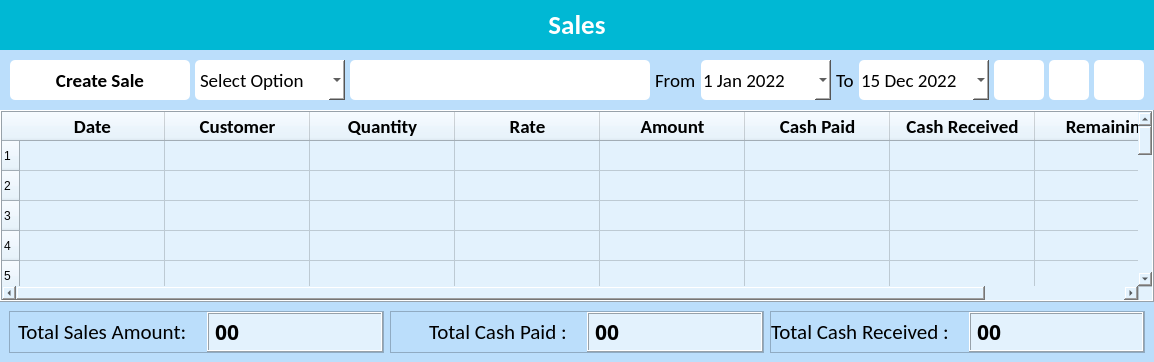
            <widget class="QWidget" name="sales_page">
              <property name="styleSheet">
                <string notr="true">
*{
	background-color: #e3f2fd;
}

#lbl_sales {
	background-color: #00b8d4;
	color: white;
}

#sales_upper_widget {
	background-color: #bbdefb;
}


#sales_bottom_widget, #total_cash_recv_frame, #total_cash_paid_frame, 
#total_sales_frame, #lbl_total_cash_paid, #lbl_total_cash_recv, #lbl_total_sales {
	background-color: #bbdefb;
}

#lbl_from_sale {
	background-color: #bbdefb;
}
#lbl_to_sale {
	background-color: #bbdefb;
}

#btn_add_sale {
	background-color: #fff;
	border-radius: 5px;
}

#search_option_sale {
	background-color: #fff;
	border-radius: 5px;
}

#txt_search_sale {
	background-color: #fff;
	border-radius: 5px;
}

#txt_date_from_sale {
	background-color: #fff;
	border-radius: 5px;
}

#txt_date_to_sale {
	background-color: #fff;
	border-radius: 5px;
}


#btn_search_sale {
	background-color: #fff;
	border-radius: 5px;
}

#btn_refresh_sale {
	background-color: #fff;
	border-radius: 5px;
}

#btn_print_sale {
	background-color: #fff;
	border-radius: 5px;
}
                </string>
              </property>
              <layout class="QVBoxLayout" name="verticalLayout_13">
                <property name="spacing">
                  <number>0</number>
                </property>
                <property name="leftMargin">
                  <number>0</number>
                </property>
                <property name="topMargin">
                  <number>0</number>
                </property>
                <property name="rightMargin">
                  <number>0</number>
                </property>
                <property name="bottomMargin">
                  <number>0</number>
                </property>
                <item>
                  <widget class="QLabel" name="lbl_sales">
                    <property name="minimumSize">
                      <size>
                        <width>0</width>
                        <height>50</height>
                      </size>
                    </property>
                    <property name="maximumSize">
                      <size>
                        <width>16777215</width>
                        <height>50</height>
                      </size>
                    </property>
                    <property name="font">
                      <font>
                        <family>Calibri</family>
                        <pointsize>20</pointsize>
                        <weight>75</weight>
                        <bold>true</bold>
                      </font>
                    </property>
                    <property name="text">
                      <string>Sales</string>
                    </property>
                    <property name="alignment">
                      <set>Qt::AlignCenter</set>
                    </property>
                    <property name="margin">
                      <number>10</number>
                    </property>
                  </widget>
                </item>
                <item>
                  <widget class="QWidget" name="sales_upper_widget" native="true">
                    <layout class="QHBoxLayout" name="horizontalLayout_4">
                      <property name="spacing">
                        <number>5</number>
                      </property>
                      <property name="leftMargin">
                        <number>10</number>
                      </property>
                      <property name="topMargin">
                        <number>10</number>
                      </property>
                      <property name="rightMargin">
                        <number>10</number>
                      </property>
                      <property name="bottomMargin">
                        <number>10</number>
                      </property>
                      <item>
                        <widget class="QPushButton" name="btn_add_sale">
                          <property name="minimumSize">
                            <size>
                              <width>180</width>
                              <height>40</height>
                            </size>
                          </property>
                          <property name="maximumSize">
                            <size>
                              <width>200</width>
                              <height>40</height>
                            </size>
                          </property>
                          <property name="font">
                            <font>
                              <family>Calibri</family>
                              <pointsize>14</pointsize>
                              <weight>75</weight>
                              <bold>true</bold>
                            </font>
                          </property>
                          <property name="cursor">
                            <cursorShape>OpenHandCursor</cursorShape>
                          </property>
                          <property name="text">
                            <string>Create Sale</string>
                          </property>
                          <property name="icon">
                            <iconset resource="resources.qrc">
                              <normaloff>:/icons/assets/icons/plus.png</normaloff>:/icons/assets/icons/plus.png</iconset>
                          </property>
                          <property name="iconSize">
                            <size>
                              <width>32</width>
                              <height>32</height>
                            </size>
                          </property>
                        </widget>
                      </item>
                      <item>
                        <widget class="QComboBox" name="search_option_sale">
                          <property name="minimumSize">
                            <size>
                              <width>150</width>
                              <height>40</height>
                            </size>
                          </property>
                          <property name="maximumSize">
                            <size>
                              <width>200</width>
                              <height>40</height>
                            </size>
                          </property>
                          <property name="font">
                            <font>
                              <family>Calibri</family>
                              <pointsize>14</pointsize>
                            </font>
                          </property>
                          <property name="cursor">
                            <cursorShape>OpenHandCursor</cursorShape>
                          </property>
                          <item>
                            <property name="text">
                              <string>Select Option</string>
                            </property>
                          </item>
                          <item>
                            <property name="text">
                              <string>By Name</string>
                            </property>
                          </item>
                          <item>
                            <property name="text">
                              <string>By Contact</string>
                            </property>
                          </item>
                        </widget>
                      </item>
                      <item>
                        <widget class="QLineEdit" name="txt_search_sale">
                          <property name="minimumSize">
                            <size>
                              <width>300</width>
                              <height>40</height>
                            </size>
                          </property>
                          <property name="maximumSize">
                            <size>
                              <width>500</width>
                              <height>40</height>
                            </size>
                          </property>
                          <property name="font">
                            <font>
                              <family>Calibri</family>
                              <pointsize>14</pointsize>
                            </font>
                          </property>
                        </widget>
                      </item>
                      <item>
                        <widget class="QLabel" name="lbl_from_sale">
                          <property name="maximumSize">
                            <size>
                              <width>100</width>
                              <height>40</height>
                            </size>
                          </property>
                          <property name="font">
                            <font>
                              <family>Calibri</family>
                              <pointsize>14</pointsize>
                            </font>
                          </property>
                          <property name="text">
                            <string>From</string>
                          </property>
                        </widget>
                      </item>
                      <item>
                        <widget class="QDateEdit" name="txt_date_from_sale">
                          <property name="minimumSize">
                            <size>
                              <width>130</width>
                              <height>40</height>
                            </size>
                          </property>
                          <property name="maximumSize">
                            <size>
                              <width>200</width>
                              <height>40</height>
                            </size>
                          </property>
                          <property name="font">
                            <font>
                              <family>Calibri</family>
                              <pointsize>14</pointsize>
                              <weight>50</weight>
                              <bold>false</bold>
                            </font>
                          </property>
                          <property name="cursor">
                            <cursorShape>OpenHandCursor</cursorShape>
                          </property>
                          <property name="dateTime">
                            <datetime>
                              <hour>0</hour>
                              <minute>0</minute>
                              <second>0</second>
                              <year>2022</year>
                              <month>1</month>
                              <day>1</day>
                            </datetime>
                          </property>
                          <property name="currentSection">
                            <enum>QDateTimeEdit::DaySection</enum>
                          </property>
                          <property name="calendarPopup">
                            <bool>true</bool>
                          </property>
                        </widget>
                      </item>
                      <item>
                        <widget class="QLabel" name="lbl_to_sale">
                          <property name="maximumSize">
                            <size>
                              <width>100</width>
                              <height>40</height>
                            </size>
                          </property>
                          <property name="font">
                            <font>
                              <family>Calibri</family>
                              <pointsize>14</pointsize>
                            </font>
                          </property>
                          <property name="text">
                            <string>To</string>
                          </property>
                        </widget>
                      </item>
                      <item>
                        <widget class="QDateEdit" name="txt_date_to_sale">
                          <property name="minimumSize">
                            <size>
                              <width>130</width>
                              <height>40</height>
                            </size>
                          </property>
                          <property name="maximumSize">
                            <size>
                              <width>200</width>
                              <height>40</height>
                            </size>
                          </property>
                          <property name="font">
                            <font>
                              <family>Calibri</family>
                              <pointsize>14</pointsize>
                            </font>
                          </property>
                          <property name="cursor">
                            <cursorShape>OpenHandCursor</cursorShape>
                          </property>
                          <property name="calendarPopup">
                            <bool>true</bool>
                          </property>
                          <property name="date">
                            <date>
                              <year>2022</year>
                              <month>12</month>
                              <day>15</day>
                            </date>
                          </property>
                        </widget>
                      </item>
                      <item>
                        <widget class="QPushButton" name="btn_search_sale">
                          <property name="minimumSize">
                            <size>
                              <width>50</width>
                              <height>40</height>
                            </size>
                          </property>
                          <property name="maximumSize">
                            <size>
                              <width>40</width>
                              <height>40</height>
                            </size>
                          </property>
                          <property name="cursor">
                            <cursorShape>OpenHandCursor</cursorShape>
                          </property>
                          <property name="text">
                            <string/>
                          </property>
                          <property name="icon">
                            <iconset resource="resources.qrc">
                              <normaloff>:/icons/assets/icons/search.png</normaloff>:/icons/assets/icons/search.png</iconset>
                          </property>
                          <property name="iconSize">
                            <size>
                              <width>32</width>
                              <height>32</height>
                            </size>
                          </property>
                        </widget>
                      </item>
                      <item>
                        <widget class="QPushButton" name="btn_print_sale">
                          <property name="minimumSize">
                            <size>
                              <width>40</width>
                              <height>40</height>
                            </size>
                          </property>
                          <property name="maximumSize">
                            <size>
                              <width>40</width>
                              <height>40</height>
                            </size>
                          </property>
                          <property name="cursor">
                            <cursorShape>OpenHandCursor</cursorShape>
                          </property>
                          <property name="text">
                            <string/>
                          </property>
                          <property name="icon">
                            <iconset resource="resources.qrc">
                              <normaloff>:/icons/assets/icons/print.png</normaloff>:/icons/assets/icons/print.png</iconset>
                          </property>
                          <property name="iconSize">
                            <size>
                              <width>32</width>
                              <height>32</height>
                            </size>
                          </property>
                        </widget>
                      </item>
                      <item alignment="Qt::AlignRight">
                        <widget class="QPushButton" name="btn_refresh_sale">
                          <property name="minimumSize">
                            <size>
                              <width>50</width>
                              <height>40</height>
                            </size>
                          </property>
                          <property name="maximumSize">
                            <size>
                              <width>40</width>
                              <height>40</height>
                            </size>
                          </property>
                          <property name="cursor">
                            <cursorShape>OpenHandCursor</cursorShape>
                          </property>
                          <property name="text">
                            <string/>
                          </property>
                          <property name="icon">
                            <iconset resource="resources.qrc">
                              <normaloff>:/icons/assets/icons/refresh.png</normaloff>:/icons/assets/icons/refresh.png</iconset>
                          </property>
                          <property name="iconSize">
                            <size>
                              <width>32</width>
                              <height>32</height>
                            </size>
                          </property>
                        </widget>
                      </item>
                    </layout>
                  </widget>
                </item>
                <item>
                  <widget class="QTableWidget" name="sales_table">
                    <property name="font">
                      <font>
                        <family>Calibri</family>
                        <pointsize>14</pointsize>
                      </font>
                    </property>
                    <property name="frameShape">
                      <enum>QFrame::Box</enum>
                    </property>
                    <property name="frameShadow">
                      <enum>QFrame::Raised</enum>
                    </property>
                    <property name="editTriggers">
                      <set>QAbstractItemView::NoEditTriggers</set>
                    </property>
                    <property name="selectionMode">
                      <enum>QAbstractItemView::SingleSelection</enum>
                    </property>
                    <property name="selectionBehavior">
                      <enum>QAbstractItemView::SelectRows</enum>
                    </property>
                    <property name="sortingEnabled">
                      <bool>true</bool>
                    </property>
                    <property name="rowCount">
                      <number>20</number>
                    </property>
                    <attribute name="horizontalHeaderDefaultSectionSize">
                      <number>145</number>
                    </attribute>
                    <row/>
                    <row/>
                    <row/>
                    <row/>
                    <row/>
                    <row/>
                    <row/>
                    <row/>
                    <row/>
                    <row/>
                    <row/>
                    <row/>
                    <row/>
                    <row/>
                    <row/>
                    <row/>
                    <row/>
                    <row/>
                    <row/>
                    <row/>
                    <column>
                      <property name="text">
                        <string>Date</string>
                      </property>
                      <property name="font">
                        <font>
                          <family>Calibri</family>
                          <pointsize>14</pointsize>
                          <weight>75</weight>
                          <bold>true</bold>
                        </font>
                      </property>
                    </column>
                    <column>
                      <property name="text">
                        <string>Customer</string>
                      </property>
                      <property name="font">
                        <font>
                          <family>Calibri</family>
                          <pointsize>14</pointsize>
                          <weight>75</weight>
                          <bold>true</bold>
                        </font>
                      </property>
                    </column>
                    <column>
                      <property name="text">
                        <string>Quantity</string>
                      </property>
                      <property name="font">
                        <font>
                          <family>Calibri</family>
                          <pointsize>14</pointsize>
                          <weight>75</weight>
                          <bold>true</bold>
                        </font>
                      </property>
                    </column>
                    <column>
                      <property name="text">
                        <string>Rate</string>
                      </property>
                      <property name="font">
                        <font>
                          <family>Calibri</family>
                          <pointsize>14</pointsize>
                          <weight>75</weight>
                          <bold>true</bold>
                        </font>
                      </property>
                    </column>
                    <column>
                      <property name="text">
                        <string>Amount</string>
                      </property>
                      <property name="font">
                        <font>
                          <family>Calibri</family>
                          <pointsize>14</pointsize>
                          <weight>75</weight>
                          <bold>true</bold>
                        </font>
                      </property>
                    </column>
                    <column>
                      <property name="text">
                        <string>Cash Paid</string>
                      </property>
                      <property name="font">
                        <font>
                          <family>Calibri</family>
                          <pointsize>14</pointsize>
                          <weight>75</weight>
                          <bold>true</bold>
                        </font>
                      </property>
                    </column>
                    <column>
                      <property name="text">
                        <string>Cash Received</string>
                      </property>
                      <property name="font">
                        <font>
                          <family>Calibri</family>
                          <pointsize>14</pointsize>
                          <weight>75</weight>
                          <bold>true</bold>
                        </font>
                      </property>
                    </column>
                    <column>
                      <property name="text">
                        <string>Remaining</string>
                      </property>
                      <property name="font">
                        <font>
                          <family>Calibri</family>
                          <pointsize>14</pointsize>
                          <weight>75</weight>
                          <bold>true</bold>
                        </font>
                      </property>
                    </column>
                  </widget>
                </item>
                <item>
                  <widget class="QWidget" name="sales_bottom_widget" native="true">
                    <layout class="QHBoxLayout" name="horizontalLayout_14">
                      <item>
                        <widget class="QFrame" name="total_sales_frame">
                          <property name="frameShape">
                            <enum>QFrame::StyledPanel</enum>
                          </property>
                          <property name="frameShadow">
                            <enum>QFrame::Raised</enum>
                          </property>
                          <layout class="QHBoxLayout" name="horizontalLayout_15">
                            <property name="spacing">
                              <number>20</number>
                            </property>
                            <property name="leftMargin">
                              <number>0</number>
                            </property>
                            <property name="topMargin">
                              <number>0</number>
                            </property>
                            <property name="rightMargin">
                              <number>0</number>
                            </property>
                            <property name="bottomMargin">
                              <number>0</number>
                            </property>
                            <item alignment="Qt::AlignRight">
                              <widget class="QLabel" name="lbl_total_sales">
                                <property name="font">
                                  <font>
                                    <family>Calibri</family>
                                    <pointsize>16</pointsize>
                                  </font>
                                </property>
                                <property name="text">
                                  <string>Total Sales Amount:</string>
                                </property>
                              </widget>
                            </item>
                            <item>
                              <widget class="QLabel" name="txt_total_sales">
                                <property name="minimumSize">
                                  <size>
                                    <width>0</width>
                                    <height>40</height>
                                  </size>
                                </property>
                                <property name="font">
                                  <font>
                                    <family>Calibri Light</family>
                                    <pointsize>16</pointsize>
                                    <weight>75</weight>
                                    <bold>true</bold>
                                  </font>
                                </property>
                                <property name="frameShape">
                                  <enum>QFrame::Box</enum>
                                </property>
                                <property name="frameShadow">
                                  <enum>QFrame::Raised</enum>
                                </property>
                                <property name="text">
                                  <string>00</string>
                                </property>
                              </widget>
                            </item>
                          </layout>
                        </widget>
                      </item>
                      <item>
                        <widget class="QFrame" name="total_cash_paid_frame">
                          <property name="frameShape">
                            <enum>QFrame::StyledPanel</enum>
                          </property>
                          <property name="frameShadow">
                            <enum>QFrame::Raised</enum>
                          </property>
                          <layout class="QHBoxLayout" name="horizontalLayout_18">
                            <property name="spacing">
                              <number>20</number>
                            </property>
                            <property name="leftMargin">
                              <number>0</number>
                            </property>
                            <property name="topMargin">
                              <number>0</number>
                            </property>
                            <property name="rightMargin">
                              <number>0</number>
                            </property>
                            <property name="bottomMargin">
                              <number>0</number>
                            </property>
                            <item alignment="Qt::AlignRight">
                              <widget class="QLabel" name="lbl_total_cash_paid">
                                <property name="font">
                                  <font>
                                    <family>Calibri</family>
                                    <pointsize>16</pointsize>
                                  </font>
                                </property>
                                <property name="text">
                                  <string>Total Cash Paid :</string>
                                </property>
                              </widget>
                            </item>
                            <item>
                              <widget class="QLabel" name="txt_total_cash_paid">
                                <property name="minimumSize">
                                  <size>
                                    <width>0</width>
                                    <height>40</height>
                                  </size>
                                </property>
                                <property name="font">
                                  <font>
                                    <family>Calibri Light</family>
                                    <pointsize>16</pointsize>
                                    <weight>75</weight>
                                    <bold>true</bold>
                                  </font>
                                </property>
                                <property name="frameShape">
                                  <enum>QFrame::Box</enum>
                                </property>
                                <property name="frameShadow">
                                  <enum>QFrame::Raised</enum>
                                </property>
                                <property name="text">
                                  <string>00</string>
                                </property>
                                <property name="textFormat">
                                  <enum>Qt::AutoText</enum>
                                </property>
                              </widget>
                            </item>
                          </layout>
                        </widget>
                      </item>
                      <item>
                        <widget class="QFrame" name="total_cash_recv_frame">
                          <property name="frameShape">
                            <enum>QFrame::StyledPanel</enum>
                          </property>
                          <property name="frameShadow">
                            <enum>QFrame::Raised</enum>
                          </property>
                          <layout class="QHBoxLayout" name="horizontalLayout_16">
                            <property name="spacing">
                              <number>20</number>
                            </property>
                            <property name="leftMargin">
                              <number>0</number>
                            </property>
                            <property name="topMargin">
                              <number>0</number>
                            </property>
                            <property name="rightMargin">
                              <number>0</number>
                            </property>
                            <property name="bottomMargin">
                              <number>0</number>
                            </property>
                            <item alignment="Qt::AlignRight">
                              <widget class="QLabel" name="lbl_total_cash_recv">
                                <property name="font">
                                  <font>
                                    <family>Calibri</family>
                                    <pointsize>16</pointsize>
                                  </font>
                                </property>
                                <property name="text">
                                  <string>Total Cash Received :</string>
                                </property>
                              </widget>
                            </item>
                            <item>
                              <widget class="QLabel" name="txt_total_cash_received">
                                <property name="minimumSize">
                                  <size>
                                    <width>0</width>
                                    <height>40</height>
                                  </size>
                                </property>
                                <property name="font">
                                  <font>
                                    <family>Calibri Light</family>
                                    <pointsize>16</pointsize>
                                    <weight>75</weight>
                                    <bold>true</bold>
                                  </font>
                                </property>
                                <property name="frameShape">
                                  <enum>QFrame::Box</enum>
                                </property>
                                <property name="frameShadow">
                                  <enum>QFrame::Raised</enum>
                                </property>
                                <property name="text">
                                  <string>00</string>
                                </property>
                                <property name="textFormat">
                                  <enum>Qt::AutoText</enum>
                                </property>
                              </widget>
                            </item>
                          </layout>
                        </widget>
                      </item>
                    </layout>
                  </widget>
                </item>
              </layout>
            </widget>
